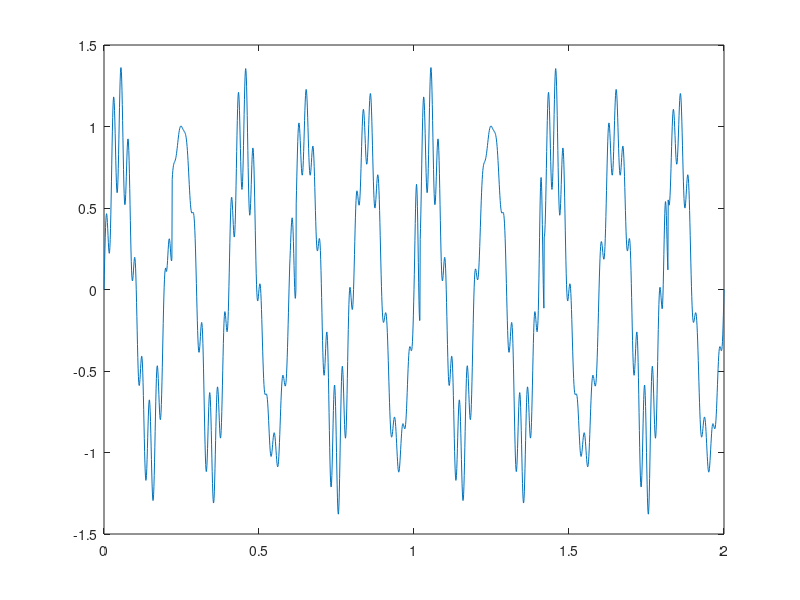

MATLAB code for this plot:
t = [0:.001:60]; % interval for longer simulations
ts=[0:.001:2]; % sample interval (time)
f1=5; %lower frequency
f2=40; % higher frequency
A1=1; % amplitude for f1
A2=1; % amplitude for f2
A3=1; % amplitude for f3

low=A1*sin(2*pi*f1*ts); % lower frequency oscillation over ts (2 seconds)
high=A2*sin(2*pi*f2*ts);  % higher frequency oscillation over ts (2 seconds)
dist=A3*sin(2*pi*42*ts); %disturbance at 42 Hz over ts (2 seconds)

%%a=1; % coupling strength 
b=0.2; % amplitude of compound higher frequency
a=ones(1,2001);
a(1,200:220)=5;
% a(1,400:420)=5;
a(1,600:620)=5;
%a(1,800:820)=5;
a(1,1000:1020)=5;
%a(1,1200:1220)=5;
a(1,1400:1420)=5;
%a(1,1600:1620)=5;
a(1,1800:1820)=5;

sim=low+b*(a.*low.*high+dist);  % simulated data
figure()
plot(ts,sim)